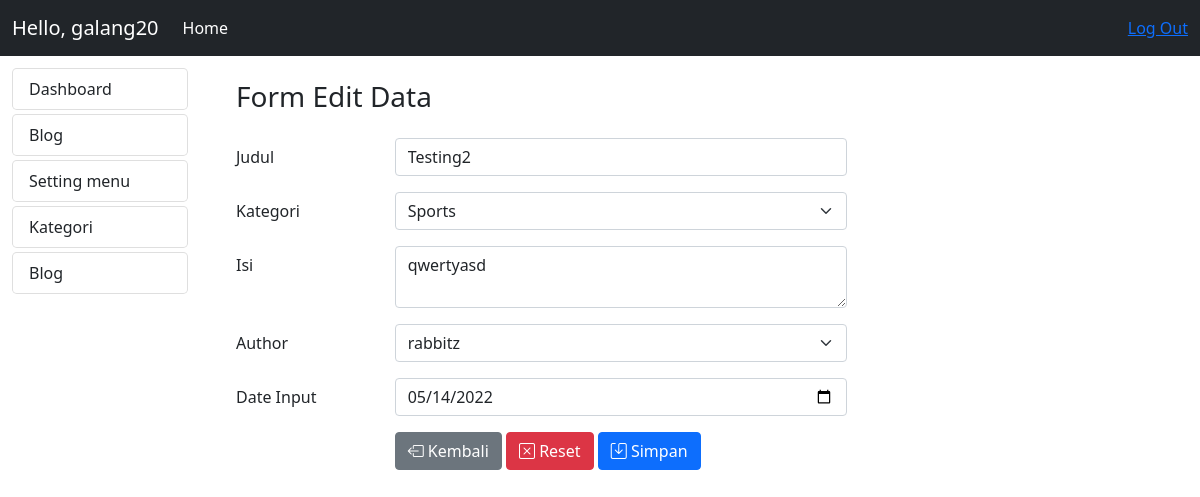
Screenshot of /admin/home.php?modul=mod_blog&act=edit&id=2 (signed in) with the database file from the repository.
### tables this page shows
CREATE TABLE `mst_menu` (
  `id_menu` int(20) NOT NULL,
  `nm_menu` varchar(50) NOT NULL,
  `link` varchar(50) NOT NULL,
  `isactive` enum('0','1') NOT NULL
);

CREATE TABLE `mst_blog` (
  `id_blog` int(20) NOT NULL,
  `judul` varchar(100) NOT NULL,
  `id_kategori` int(11) NOT NULL,
  `isi` text NOT NULL,
  `author` varchar(50) NOT NULL,
  `date_input` date NOT NULL
);

### admin/mod_blog/blog_ctrl.php (called while the page is built, shortened)
<?php
if (isset($_GET['act']) && ($_GET['act'] == "add")) {
    $judul = "Form Input Data";
} else if (isset($_GET['act']) && ($_GET['act'] == "edit")) {
    $judul1 = "Form Edit Data";
} else if (isset($_GET['act']) && ($_GET['act'] == "save")) {
    $judul = $_POST['judul'];
    $id_kategori = $_POST['id_kategori'];
    $isi = $_POST['isi'];
    $author = $_POST['author'];
    $date = $_POST['date_input'];
    mysqli_query($koneksi, "INSERT INTO mst_blog (judul,id_kategori,isi,author,date_input) VALUES ('$judul','$id_kategori','$isi','$author','$date')");
    header("Location: ../home.php?modul=mod_blog");
} else if (isset($_GET['act']) && ($_GET['act'] == "update")) {
    $id = $_POST['id_blog'];
    $up_judul = $_POST['judul'];
    $up_kategori = $_POST['id_kategori'];
    $up_isi = $_POST['isi'];
    $up_author = $_POST['author'];
    $up_date = $_POST['date_input'];
    mysqli_query($koneksi, "UPDATE mst_blog SET judul='$up_judul',id_kategori='$up_kategori',isi='$up_isi',author='$up_author',date_input='$up_date' WHERE id_blog='$id'");
    header("Location: ../home.php?modul=mod_blog");
} else if (isset($_GET['act']) && ($_GET['act'] == "delete")) {
    $id = $_GET['id'];
    mysqli_query($koneksi, "DELETE FROM mst_blog WHERE id_blog='$id'");
    header("Location: home.php?modul=mod_blog");
}

### admin/mod_blog/index.php (the view, shortened to what this page needs)
<?php
include 'blog_ctrl.php';
if (!isset($_GET['act'])) {
?>
    <div class="container pt-1">
        <a href="?modul=mod_blog&act=add" class="btn btn-primary mb-2">Tambah Data</a>
        <table class="table">
            <tr>
                <th>ID Blog</th>
                <th>Judul</th>
                <th>Kategori</th>
                <th>Isi</th>
                <th>Author</th>
                <th>Date Input</th>
                <th>Action</th>
            </tr>
            <?php
            $data = mysqli_query($koneksi, "SELECT * FROM mst_blog");
            foreach ($data as $d) :
                $id_kat = $d['id_kategori'];
                $kat = mysqli_query($koneksi, "SELECT nm_kategori FROM mst_kategoriblog WHERE id_kategori=$id_kat");
                if ($kat2 = mysqli_fetch_array($kat)) {
            ?>
                    <tr>
                        <td><?= $d['id_blog'] ?></td>
                        <td><?= $d['judul'] ?></td>
                        <td><?= $kat2['nm_kategori']; ?></td>
                        <td><?= $d['isi'] ?></td>
                        <td><?= $d['author'] ?></td>
                        <td><?= $d['date_input'] ?></td>
                        <td>
                            <a href="?modul=mod_blog&act=edit&id=<?= $d["id_blog"]; ?>" class="btn btn-xs btn-primary"><i class="bi bi-pencil-square"></i> Edit</a>
                            <a href="?modul=mod_blog&act=delete&id=<?= $d["id_blog"]; ?>" class="btn btn-xs btn-danger"><i class="bi bi-trash"></i> Delete</a>
                        </td>
                    </tr>
            <?php
                }
            endforeach;
            ?>
        </table>
        <?php
    } else if (isset($_GET['act']) && ($_GET['act'] == "edit")) {
        $id = $_GET['id'];
        $qry_edit = mysqli_query($koneksi, "SELECT * FROM mst_blog WHERE id_blog='$id'");
        foreach ($qry_edit as $q) :
        ?>
            <div class="container mt-3">
                <h3 class="mb-4"><?= $judul1; ?></h3>
                <div class="row">
                    <div class="col">
                        <form action="mod_blog/blog_ctrl.php?modul=mod_blog&act=update" method="POST">
                            <div class="mb-3 row">
                                <label for="judul" class="col-sm-2 col-form-label">Judul</label>
                                <div class="col-sm-6">
                                    <input type="text" class="form-control" id="judul" name="judul" value="<?= $q['judul']; ?>">
                                </div>
                            </div>
                            <div class="mb-3 row">
                                <label for="kategori" class="col-sm-2 col-form-label">Kategori</label>
                                <div class="col-sm-6">
                                    <select class="form-select" aria-label="Default select example" name="id_kategori">
                                        <?php
                                        $kategori1 = mysqli_query($koneksi, "SELECT * FROM mst_kategoriblog");
                                        foreach ($kategori1 as $k1) :
                                            if ($k1['id_kategori'] === $q['id_kategori']) {
                                                $select = "selected";
                                            } else {
                                                $select = "";
                                            }
                                        ?>
                                            <option value="<?= $k1['id_kategori']; ?>" <?= $select; ?>><?= $k1['nm_kategori']; ?></option>
                                        <?php
                                        endforeach;
                                        ?>
                                    </select>
                                </div>
                            </div>
                            <div class="mb-3 row">
                                <label for="isi" class="col-sm-2 col-form-label">Isi</label>
                                <div class="col-sm-6">
                                    <textarea type="text" class="form-control" id="isi" name="isi"><?= $q['isi']; ?></textarea>
                                </div>
                            </div>
                            <div class="mb-3 row">
                                <label for="author" class="col-sm-2 col-form-label">Author</label>
                                <div class="col-sm-6">
                                    <select class="form-select" aria-label="Default select example" name="author">
                                        <?php
                                        $author = mysqli_query($koneksi, "SELECT username FROM mst_userlogin");
                                        foreach ($author as $a) :
                                            if ($a['username'] === $q['author']) {
                                                $select = "selected";
                                            } else {
                                                $select = "";
                                            }
                                        ?>
                                            <option value="<?= $a['username']; ?>" <?= $select; ?>><?= $a['username']; ?></option>
                                        <?php
                                        endforeach;
                                        ?>
                                    </select>
                                </div>
                            </div>
                            <div class="mb-3 row">
                                <label for="date_input" class="col-sm-2 col-form-label">Date Input</label>
                                <div class="col-sm-6">
                                    <input type="date" class="form-control" id="date_input" name="date_input" value="<?= $q['date_input']; ?>">
                                </div>
                            </div>
                            <div class="row">
                                <div class="col-md-2"></div>
                                <div class="col-md-10">
                                    <a href="?modul=mod_blog" type="cancel" class="btn btn-secondary"><i class="bi bi-box-arrow-left"></i> Kembali</a>
                                    <button type="cancel" class="btn btn-danger"><i class="bi bi-x-square"></i> Reset</button>
                                    <button type="submit" class="btn btn-primary"><i class="bi bi-save"></i> Simpan</button>
                                </div>
                            </div>
                        </form>
                    </div>
                </div>
            </div>
    <?php
        endforeach;
    }
    ?>

### admin/menu.php
<?php
$qry_menu = mysqli_query($koneksi, "SELECT * FROM mst_menu WHERE isactive = '1'");
while ($row = mysqli_fetch_array($qry_menu)) {
?>
    <a href="?modul=<?= $row['link']; ?>" style="text-decoration: none;" class="links1">
        <li class="list-group-item links rounded-3 mt-1"><?= $row["nm_menu"]; ?></li>
    </a>
<?php
}
?>

### rows the page displays
mst_menu: nm_menu "Dashboard"
mst_menu: nm_menu "Blog"
mst_menu: nm_menu "Setting menu"
mst_menu: nm_menu "Kategori"
mst_menu: nm_menu "Blog"
mst_blog: judul "Testing2", isi "qwertyasd", date_input "05/14/2022"

### other values shown
$_SESSION['userlog'] "galang20"
form field id_kategori "Sports"
form field author "rabbitz"
